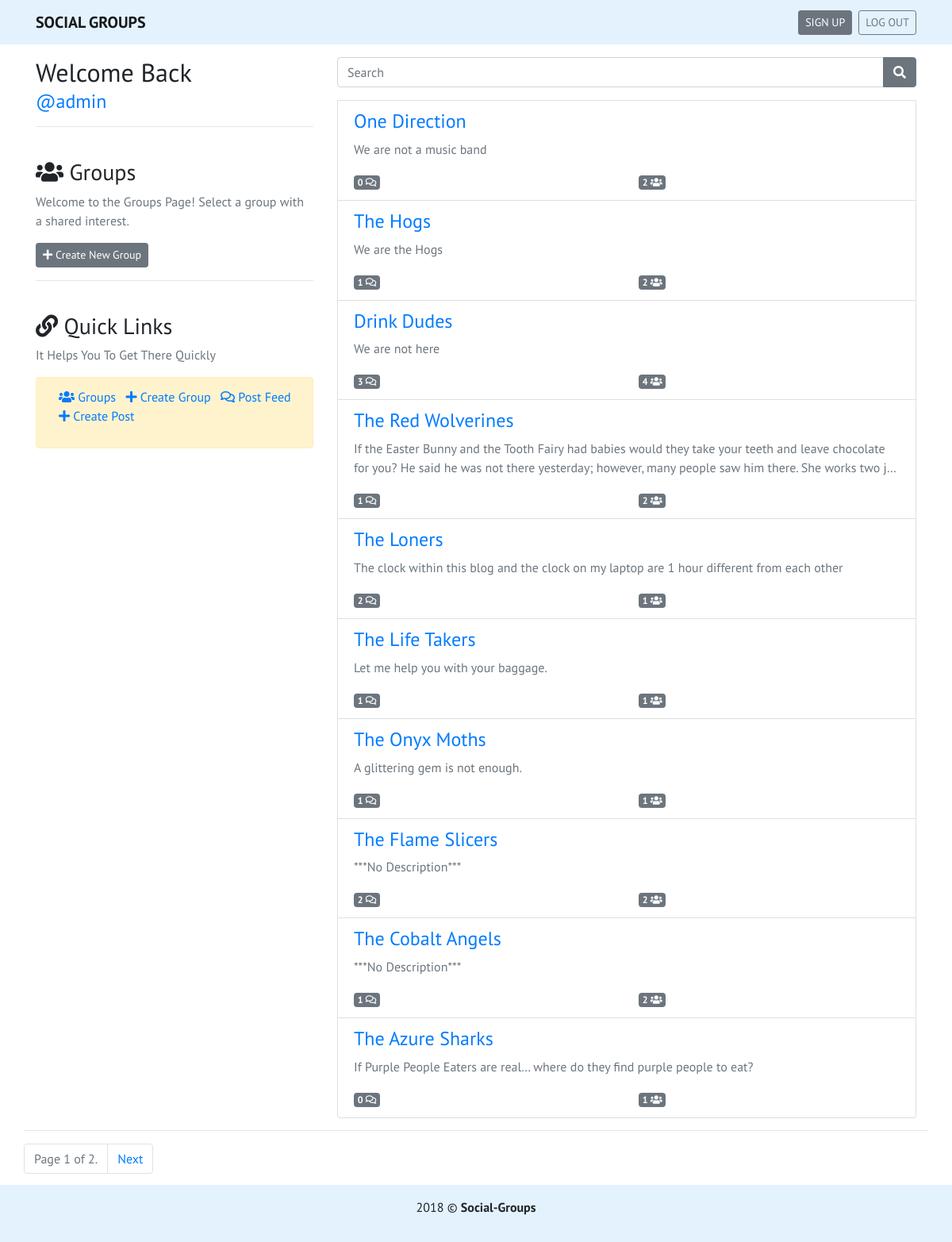
The app's page / (signed in) with its own data.
### groups/models.py (models this page shows, shortened)
class Group(models.Model):
    name = models.CharField(max_length=50)
    description = models.TextField(blank=True, null=True)
    user = models.ManyToManyField(User)
    class Meta:
        ordering = ['-pk', ]

### groups/views.py (the view)
# urls.py: path('', group_views.GroupListView.as_view(), name='home'),
class GroupListView(ListView):
    model = Group
    paginate_by = 10

### groups/templates/groups/group_list.html (shortened to what this page needs)
{% extends "base.html" %}
{% block content %}
<div class="row mt-3">
    <div class="col-4">
        {% if user.is_authenticated %}
        <h2 class="m-0">Welcome Back</h2>
        <h4 class="mt-1"><a href="{% url 'post_user' user.pk %}">@{{ user }}</a></h4>
        <hr>
        <br>
        {% endif %}
        <h3><i class="fas fa-users"></i> Groups</h3>
        <div class="text-muted">Welcome to the Groups Page! Select a group with a shared interest.</div>
        <a href="{% url 'group_create' %}" class="btn btn-secondary btn-sm mt-3"><i class="fas fa-plus"></i> Create New
            Group</a>
        <hr>
        <br>
        {% include 'links.html' %}
    </div>
    <div class="col-8">
        <div class="list-group mb-3">
            {% include "search.html" %}
            {% for group in group_list %}
            <a href="{% url 'group_detail' group.pk %}" class="list-group-item list-group-item-action">
                <h4 class="text-primary">{{ group.name }}</h4>
                {% if group.description %}
                <p class="text-muted">{{ group.description|truncatechars:195 }}</p>
                {% else %}
                <p class="text-muted">***No Description***</p>
                {% endif %}
                <div class="row">
                    <div class="col-6">
                        <span class="badge badge-secondary"><span>{{ group.post_set.all.count }}</span> <i class="far fa-comments"></i></span>
                    </div>
                    <div class="col-6">
                        <span class="badge badge-secondary"><span>{{ group.user.count }}</span> <i class="fas fa-users"></i></span>
                    </div>
                </div>
            </a>
            {% empty %}
            <h2>No Groups yet.</h2>
            {% endfor %}
        </div>
    </div>
</div>
<div class="pagi">
    <hr>
    {% if is_paginated %}
    <nav aria-label="Page navigation example" id="pagination">
        <ul class="pagination">
            <li class="page-item disabled">
                <a class="page-link">
                    <span class="page-current">
                        Page {{ page_obj.number }} of {{ page_obj.paginator.num_pages }}.
                    </span>
                </a>
            </li>
            {% if page_obj.has_next %}
            <li class="page-item">
                <a class="page-link" href="?page={{ page_obj.next_page_number }}">Next</a>
            </li>
            {% endif %}
        </ul>
    </nav>
    {% endif %}
</div>
{% endblock content %}

### static/styles.css (style rules this page uses)
body { font-family: 'PT Sans', sans-serif; position: relative; min-height: 100vh; padding-bottom: 70px; }
.pagi { position: absolute; bottom: 0; left: 0; right: 0; }

### records on screen
Group: name "One Direction", description "We are not a music band", post_set.all.count "0", user.count "2"
Group: name "The Hogs", description "We are the Hogs", post_set.all.count "1", user.count "2"
Group: name "Drink Dudes", description "We are not here", post_set.all.count "3", user.count "4"
Group: name "The Red Wolverines", description "If the Easter Bunny and the Tooth Fairy had babies would they take your teeth and leave chocolate for you? He said he was not there yesterday; however, many people saw him there. She works two j…", post_set.all.count "1", user.count "2"
Group: name "The Loners", description "The clock within this blog and the clock on my laptop are 1 hour different from each other", post_set.all.count "2", user.count "1"
Group: name "The Life Takers", description "Let me help you with your baggage.", post_set.all.count "1", user.count "1"
Group: name "The Onyx Moths", description "A glittering gem is not enough.", post_set.all.count "1", user.count "1"
Group: name "The Flame Slicers", description "***No Description***", post_set.all.count "2", user.count "2"
Group: name "The Cobalt Angels", description "***No Description***", post_set.all.count "1", user.count "2"
Group: name "The Azure Sharks", description "If Purple People Eaters are real… where do they find purple people to eat?", post_set.all.count "0", user.count "1"

### other values on screen
{{ user }} "admin"
{{ page_obj.number }} "1"
{{ page_obj.paginator.num_pages }} "2"
